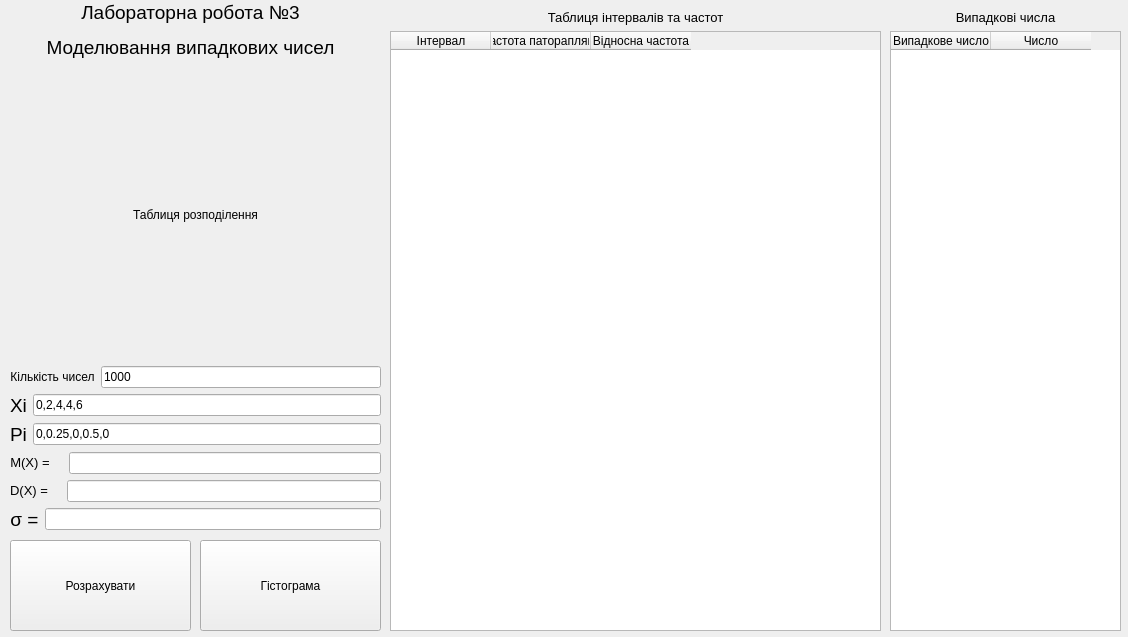
<?xml version="1.0" encoding="UTF-8"?>
<ui version="4.0">
 <class>MainWindow</class>
 <widget class="QMainWindow" name="MainWindow">
  <property name="geometry">
   <rect>
    <x>0</x>
    <y>0</y>
    <width>1128</width>
    <height>637</height>
   </rect>
  </property>
  <property name="windowTitle">
   <string>MainWindow</string>
  </property>
  <widget class="QWidget" name="centralwidget">
   <widget class="QLabel" name="label">
    <property name="geometry">
     <rect>
      <x>0</x>
      <y>0</y>
      <width>381</width>
      <height>61</height>
     </rect>
    </property>
    <property name="text">
     <string>&lt;html&gt;&lt;head/&gt;&lt;body&gt;&lt;p align=&quot;center&quot;&gt;&lt;span style=&quot; font-size:14pt;&quot;&gt;Лабораторна робота №3&lt;/span&gt;&lt;/p&gt;&lt;p align=&quot;center&quot;&gt;&lt;span style=&quot; font-size:14pt;&quot;&gt;Моделювання випадкових чисел&lt;/span&gt;&lt;/p&gt;&lt;/body&gt;&lt;/html&gt;</string>
    </property>
   </widget>
   <widget class="QPushButton" name="Compute">
    <property name="geometry">
     <rect>
      <x>10</x>
      <y>540</y>
      <width>181</width>
      <height>91</height>
     </rect>
    </property>
    <property name="text">
     <string>Розрахувати</string>
    </property>
   </widget>
   <widget class="QWidget" name="layoutWidget">
    <property name="geometry">
     <rect>
      <x>10</x>
      <y>70</y>
      <width>371</width>
      <height>461</height>
     </rect>
    </property>
    <layout class="QVBoxLayout" name="verticalLayout_4">
     <item>
      <layout class="QHBoxLayout" name="horizontalLayout_4">
       <item>
        <layout class="QVBoxLayout" name="verticalLayout">
         <item>
          <widget class="QLabel" name="label_12">
           <property name="text">
            <string>Таблиця розподілення</string>
           </property>
           <property name="alignment">
            <set>Qt::AlignCenter</set>
           </property>
          </widget>
         </item>
         <item>
          <layout class="QHBoxLayout" name="horizontalLayout_3">
           <item>
            <widget class="QLabel" name="label_4">
             <property name="text">
              <string>&lt;html&gt;&lt;head/&gt;&lt;body&gt;&lt;p align=&quot;center&quot;&gt;Кількість чисел&lt;/p&gt;&lt;/body&gt;&lt;/html&gt;</string>
             </property>
            </widget>
           </item>
           <item>
            <widget class="QLineEdit" name="number_of_digits">
             <property name="toolTip">
              <string>&lt;html&gt;&lt;head/&gt;&lt;body&gt;&lt;p align=&quot;center&quot;&gt;&lt;br/&gt;&lt;/p&gt;&lt;/body&gt;&lt;/html&gt;</string>
             </property>
             <property name="text">
              <string>1000</string>
             </property>
            </widget>
           </item>
          </layout>
         </item>
         <item>
          <layout class="QHBoxLayout" name="horizontalLayout_9">
           <item>
            <widget class="QLabel" name="label_14">
             <property name="text">
              <string>&lt;html&gt;&lt;head/&gt;&lt;body&gt;&lt;p align=&quot;center&quot;&gt;&lt;span style=&quot; font-size:14pt;&quot;&gt;Xi&lt;/span&gt;&lt;/p&gt;&lt;/body&gt;&lt;/html&gt;</string>
             </property>
            </widget>
           </item>
           <item>
            <widget class="QLineEdit" name="xi">
             <property name="toolTip">
              <string>&lt;html&gt;&lt;head/&gt;&lt;body&gt;&lt;p align=&quot;center&quot;&gt;159643&lt;/p&gt;&lt;/body&gt;&lt;/html&gt;</string>
             </property>
             <property name="text">
              <string>0,2,4,4,6</string>
             </property>
            </widget>
           </item>
          </layout>
         </item>
         <item>
          <layout class="QHBoxLayout" name="horizontalLayout_8">
           <item>
            <widget class="QLabel" name="label_13">
             <property name="text">
              <string>&lt;html&gt;&lt;head/&gt;&lt;body&gt;&lt;p align=&quot;center&quot;&gt;&lt;span style=&quot; font-size:14pt;&quot;&gt;Pi&lt;/span&gt;&lt;/p&gt;&lt;/body&gt;&lt;/html&gt;</string>
             </property>
            </widget>
           </item>
           <item>
            <widget class="QLineEdit" name="pi">
             <property name="toolTip">
              <string>&lt;html&gt;&lt;head/&gt;&lt;body&gt;&lt;p align=&quot;center&quot;&gt;&lt;br/&gt;&lt;/p&gt;&lt;/body&gt;&lt;/html&gt;</string>
             </property>
             <property name="text">
              <string>0,0.25,0,0.5,0</string>
             </property>
            </widget>
           </item>
          </layout>
         </item>
        </layout>
       </item>
      </layout>
     </item>
     <item>
      <layout class="QVBoxLayout" name="verticalLayout_2">
       <item>
        <layout class="QHBoxLayout" name="horizontalLayout_5">
         <item>
          <widget class="QLabel" name="label_6">
           <property name="text">
            <string>&lt;html&gt;&lt;head/&gt;&lt;body&gt;&lt;p align=&quot;center&quot;&gt;&lt;span style=&quot; font-size:10pt;&quot;&gt;M(X) =&lt;/span&gt;&lt;/p&gt;&lt;/body&gt;&lt;/html&gt;</string>
           </property>
          </widget>
         </item>
         <item>
          <widget class="QLabel" name="label_10">
           <property name="text">
            <string/>
           </property>
          </widget>
         </item>
         <item>
          <widget class="QLineEdit" name="math_exp"/>
         </item>
        </layout>
       </item>
       <item>
        <layout class="QHBoxLayout" name="horizontalLayout_6">
         <item>
          <widget class="QLabel" name="label_7">
           <property name="text">
            <string>&lt;html&gt;&lt;head/&gt;&lt;body&gt;&lt;p align=&quot;center&quot;&gt;&lt;span style=&quot; font-size:10pt;&quot;&gt;D(X) =&lt;/span&gt;&lt;/p&gt;&lt;/body&gt;&lt;/html&gt;</string>
           </property>
          </widget>
         </item>
         <item>
          <widget class="QLabel" name="label_9">
           <property name="text">
            <string/>
           </property>
          </widget>
         </item>
         <item>
          <widget class="QLineEdit" name="dispersion"/>
         </item>
        </layout>
       </item>
       <item>
        <layout class="QHBoxLayout" name="horizontalLayout_7">
         <item>
          <widget class="QLabel" name="label_8">
           <property name="text">
            <string>&lt;html&gt;&lt;head/&gt;&lt;body&gt;&lt;p align=&quot;center&quot;&gt;&lt;span style=&quot; font-size:14pt;&quot;&gt;σ =&lt;/span&gt;&lt;/p&gt;&lt;/body&gt;&lt;/html&gt;</string>
           </property>
          </widget>
         </item>
         <item>
          <widget class="QLineEdit" name="standart_devitation"/>
         </item>
        </layout>
       </item>
      </layout>
     </item>
    </layout>
   </widget>
   <widget class="QWidget" name="layoutWidget">
    <property name="geometry">
     <rect>
      <x>390</x>
      <y>10</y>
      <width>491</width>
      <height>621</height>
     </rect>
    </property>
    <layout class="QVBoxLayout" name="verticalLayout_3">
     <item>
      <widget class="QLabel" name="label_5">
       <property name="text">
        <string>&lt;html&gt;&lt;head/&gt;&lt;body&gt;&lt;p align=&quot;center&quot;&gt;&lt;span style=&quot; font-size:10pt;&quot;&gt;Таблиця інтервалів та частот&lt;/span&gt;&lt;/p&gt;&lt;/body&gt;&lt;/html&gt;</string>
       </property>
      </widget>
     </item>
     <item>
      <widget class="QTableWidget" name="table_freq_and_intervals">
       <property name="sizeAdjustPolicy">
        <enum>QAbstractScrollArea::AdjustIgnored</enum>
       </property>
       <property name="sortingEnabled">
        <bool>false</bool>
       </property>
       <attribute name="horizontalHeaderVisible">
        <bool>true</bool>
       </attribute>
       <attribute name="horizontalHeaderCascadingSectionResizes">
        <bool>true</bool>
       </attribute>
       <attribute name="horizontalHeaderHighlightSections">
        <bool>false</bool>
       </attribute>
       <attribute name="horizontalHeaderMinimumSectionSize">
        <number>50</number>
       </attribute>
       <attribute name="horizontalHeaderShowSortIndicator" stdset="0">
        <bool>false</bool>
       </attribute>
       <attribute name="horizontalHeaderStretchLastSection">
        <bool>false</bool>
       </attribute>
       <attribute name="verticalHeaderVisible">
        <bool>true</bool>
       </attribute>
       <attribute name="verticalHeaderCascadingSectionResizes">
        <bool>false</bool>
       </attribute>
       <column>
        <property name="text">
         <string>Інтервал</string>
        </property>
       </column>
       <column>
        <property name="text">
         <string>Частота патораплянь</string>
        </property>
       </column>
       <column>
        <property name="text">
         <string>Відносна частота</string>
        </property>
       </column>
      </widget>
     </item>
    </layout>
   </widget>
   <widget class="QWidget" name="layoutWidget">
    <property name="geometry">
     <rect>
      <x>890</x>
      <y>10</y>
      <width>231</width>
      <height>621</height>
     </rect>
    </property>
    <layout class="QVBoxLayout" name="verticalLayout_5">
     <item>
      <widget class="QLabel" name="label_11">
       <property name="text">
        <string>&lt;html&gt;&lt;head/&gt;&lt;body&gt;&lt;p align=&quot;center&quot;&gt;&lt;span style=&quot; font-size:10pt;&quot;&gt;Випадкові числа&lt;/span&gt;&lt;/p&gt;&lt;/body&gt;&lt;/html&gt;</string>
       </property>
      </widget>
     </item>
     <item>
      <widget class="QTableWidget" name="numbers_table">
       <column>
        <property name="text">
         <string>Випадкове число</string>
        </property>
       </column>
       <column>
        <property name="text">
         <string>Число</string>
        </property>
       </column>
      </widget>
     </item>
    </layout>
   </widget>
   <widget class="QPushButton" name="ShowGist">
    <property name="geometry">
     <rect>
      <x>200</x>
      <y>540</y>
      <width>181</width>
      <height>91</height>
     </rect>
    </property>
    <property name="text">
     <string>Гістограма</string>
    </property>
   </widget>
  </widget>
 </widget>
 <resources/>
 <connections/>
</ui>
